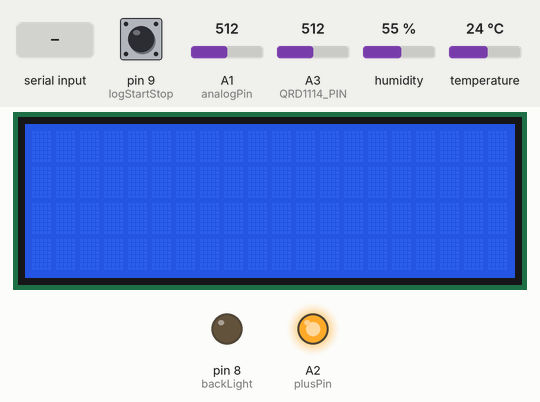
Recording of a sketch running on a simulated Arduino Uno, built with avr-gcc and run on an emulated ATmega328P. Shown: 20×4 character LCD, output pins drawn as LEDs (lit = HIGH). The inputs (shaded band) are chosen by the test bench; at power-on: A3 (QRD1114_PIN) = 512, pin 9 (logStartStop) HIGH, A1 (analogPin) = 512, humidity 55 %, temperature 24 °C. EEPROM starts erased; what the sketch prints to the serial monitor is not drawn.

Above: at 1.2 s.
1.3 s: A3 (QRD1114_PIN) set to 423
10.8 s: A3 (QRD1114_PIN) set to 402
At 15.5 s:
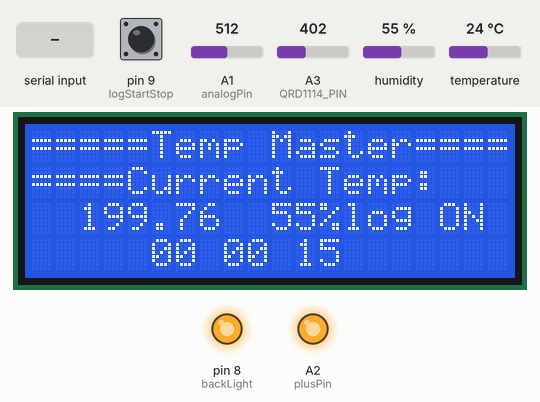
15.6 s: "r90\n" received over Serial
At 20.0 s:
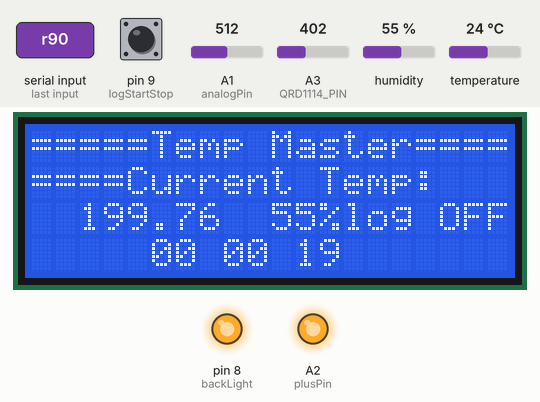
22.5 s: A3 (QRD1114_PIN) set to 716
At 23.2 s:
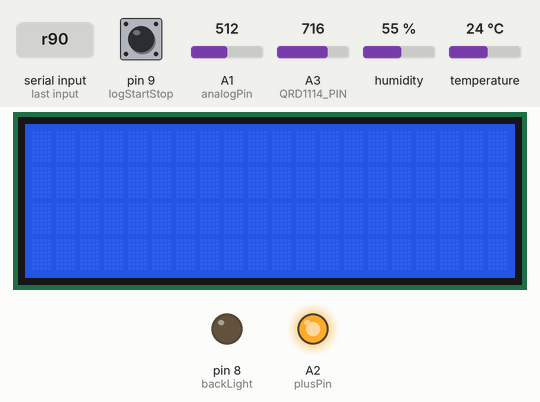
Timing chart, 0 to 25.5 s (numbered marks = the images above; inputs shaded):
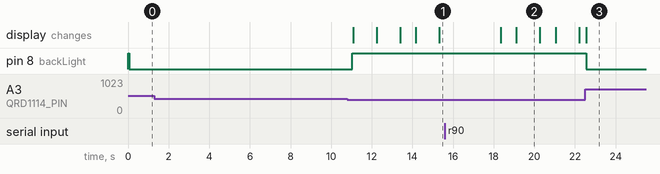

The sketch:

temp.ino
```cpp
#include <DHT11.h>
// Project 13 - Temperature Logger
#include <EEPROM.h>
#include <LiquidCrystal.h>

#define analogPin 1
#define gndPin A0
#define plusPin A2
#define maxReadings 1000
#define logStartStop 9

int lastReading = 0;
int backLight = 8;

const int rs = 12, en = 11, d4 = 5, d5 = 4, d6 = 3, d7 = 2;
LiquidCrystal lcd(rs, en, d4, d5, d6, d7);

dht11 DHT11;
const int QRD1114_PIN = A3;

#define DHT11PIN 10

long current_temp;

boolean loggingOn;
//long period = 300;
long period = 10000; // 10 seconds
long lastLoggingTime = 0;
char mode = 'C';

void setup()
{
  pinMode(gndPin, OUTPUT);
  pinMode(plusPin, OUTPUT);
  pinMode(logStartStop, INPUT_PULLUP);
  digitalWrite(gndPin, LOW);
  digitalWrite(plusPin, HIGH);
  pinMode(QRD1114_PIN, INPUT);
  pinMode(backLight, OUTPUT);
  digitalWrite(backLight, HIGH);

  Serial.begin(9600);
  Serial.println("Ready");
  lcd.begin(20, 4);
  lcd.print("===Temp Master==");
  lcd.setCursor(0, 1);
  lcd.print("Current Temp:");

  lastReading = EEPROM.read(0); // First byte is reading position
  char sampleCh = (char)EEPROM.read(1);// Second is logging period '0' to'9'
  if (sampleCh > '0' && sampleCh <= '9')
  {
    setPeriod(sampleCh);
  }
  loggingOn = true;            // start logging on turn on
}

void loop()
{
  if (digitalRead(logStartStop) == LOW) {

    if (loggingOn == true) {

      loggingOn = false;
      delay(200);
    } else {

      loggingOn = true;
      delay(200);
    }

  }
  if (Serial.available())
  {
    char ch = Serial.read();


    if (ch == 'r' || ch == 'R')
    {
      sendBackdata();
    }
    else if (ch == 'x' || ch == 'X')
    {
      lastReading = 0;
      EEPROM.write(0, 0);
      Serial.println("Data cleared");
    }
    else if (ch == 'g' || ch == 'G')
    {
      loggingOn = true;
      Serial.println("Logging started");
    }
    else if (ch > '0' && ch <= '9')
    {
      setPeriod(ch);
    }
    else if (ch == 'c' or ch == 'C')
    {
      Serial.println("Mode set to deg C");
      mode = 'C';
    }
    else if (ch == 'f' or ch == 'F')
    {
      Serial.println("Mode set to deg F");
      mode = 'F';
    }
    else if (ch == '?')
    {
      reportStatus();
    }
  }
  long now = millis();
  if (loggingOn && (now > lastLoggingTime + period))
  {
    logReading();
    lastLoggingTime = now;
    current_temp = measureTemp();
    Serial.println("----------------");
    Serial.print("Current Temp C");
    Serial.println(current_temp);
    Serial.println("----------------");

  }


  int proximityADC = analogRead(QRD1114_PIN);
  float proximityV = (float)proximityADC * 5.0 / 1023.0;
//  Serial.println(proximityV);
  if (proximityV < 2) {
    digitalWrite(backLight, HIGH);
    lcd.display();
    updateLCD();
  } else {
    digitalWrite(backLight, LOW);
    lcd.noDisplay();
  }


  //  lcd.setCursor(10, 2);

  delay(350);

}

void sendBackdata()
{
  loggingOn = false;
  Serial.println("Logging stopped");
  Serial.println("------ cut here ---------");
  Serial.print("Time (min)\tTemp (");
  Serial.print(mode);
  Serial.println(")");
  for (int i = 0; i < lastReading + 2; i++)
  {
    Serial.print((period * i) / 60000);
    Serial.print("\t");
    float temp = getReading(i);
    if (mode == 'F')
    {
      temp = (temp * 9) / 5 + 32;
    }
    Serial.println(temp);
  }
  Serial.println("------ cut here ---------");
}

void setPeriod(char ch)
{
  EEPROM.write(1, ch);
  long periodMins = ch - '0';
  Serial.print("Sample period set to: ");
  Serial.print(periodMins);
  Serial.println(" mins");
  period = periodMins * 60000;
}

void logReading()
{
  if (lastReading < maxReadings)
  {
    storeReading(measureTemp(), lastReading);
    lastReading++;
  }
  else
  {
    Serial.println("Full! logging stopped");
    loggingOn = false;
  }
}

float measureTemp()
{
  int a = analogRead(analogPin);
  float volts = a / 205.0;
  float temp = (volts - 0.5) * 100;
  return temp;
}

void storeReading(float reading, int index)
{
  EEPROM.write(0, (byte)index); // store the number of samples in byte 0
  byte compressedReading = (byte)((reading + 20.0) * 4);
  EEPROM.write(index + 2, compressedReading);
  reportStatus();
}

float getReading(int index)
{
  lastReading = EEPROM.read(0);
  byte compressedReading = EEPROM.read(index + 2);
  float uncompressesReading = (compressedReading / 4.0) - 20.0;
  return uncompressesReading;
}

void reportStatus()
{
  Serial.println("----------------");
  Serial.println("Status");
  Serial.print("Current Temp C");
  Serial.println(measureTemp());
  Serial.print("Sample period (s)\t");
  Serial.println(period / 1000);
  Serial.print("Num readings\t");
  Serial.println(lastReading);
  Serial.print("Mode degrees\t");
  Serial.println(mode);
  Serial.println("----------------");
}

int s = 0;
int sec = 0;
int hrs = 0;
int minutes = 0;
int initialHours = 00;//variable to initiate hours
int initialMins = 0;//variable to initiate minutes
int initialSecs = 00;//variable to initiate seconds

//this method is for seconds
int seconds()
{
  s = initialHours * 3600;
  s = s + (initialMins * 60);
  s = s + initialSecs;
  s = s + (millis() / 1000);
  return s;
}
//this method is for hours
int hours()
{
  hrs = seconds();
  hrs = hrs / 3600;
  hrs = hrs % 24;
  return hrs;
}
//this method is for minutes
int mins()
{
  minutes = seconds();
  minutes = minutes / 60;
  minutes = minutes % 60;
  return minutes;
}

int secs()
{
  sec = seconds();
  sec = sec % 60;
  return sec;
}

void printDigits(byte digits) {
  if (digits < 10)
    lcd.print('0');
  lcd.print(digits);
}
char sep()
{
  s = millis() / 1000;
  if (s % 2 == 0)
  {
    lcd.print(":");
  }
  else {
    lcd.print(" ");
  }
}
void digitalClockDisplay() {
  lcd.setCursor(5, 3);
  printDigits(
    hours());
  sep();
  printDigits(mins());
  sep();
  printDigits(secs());
}


void updateLCD() {
  int chk = DHT11.read(DHT11PIN);
  lcd.clear();
  digitalClockDisplay();
  //            col row
  lcd.setCursor(0, 0);
  lcd.print("=====Temp Master====");
  lcd.setCursor(0, 1);
  lcd.print("====Current Temp:");
  lcd.setCursor(2, 2);
  lcd.print(measureTemp());
  lcd.setCursor(10, 2);
  lcd.print(DHT11.humidity);
  //  Serial.println(DHT11.humidity);
  lcd.print("%");
  lcd.setCursor(13, 2);
  if (loggingOn) {

    lcd.print("log ON");
  } else {
    lcd.print("log OFF");
  }
}
```

Measured:
- the behaviour switches between 410 and 409 on A3 (QRD1114_PIN) (found by bisection; images 0 and 1)
- after the input at 1.3 s, every drawn part: stays the same
- after the input at 10.8 s, pin 8 (backLight): LOW → HIGH after 0.25 s; the display: first changes after 0.28 s (image 1 shows a later state)
- after the input at 15.6 s, the display: first changes after 2.7 s (image 2 shows a later state)
- after the input at 22.5 s, pin 8 (backLight): HIGH → LOW after 0.05 s; the display: changes after 0.05 s (image 3)
- what the display in image 2 shows lasts 1.2 s, from 19.1 s to 20.3 s
